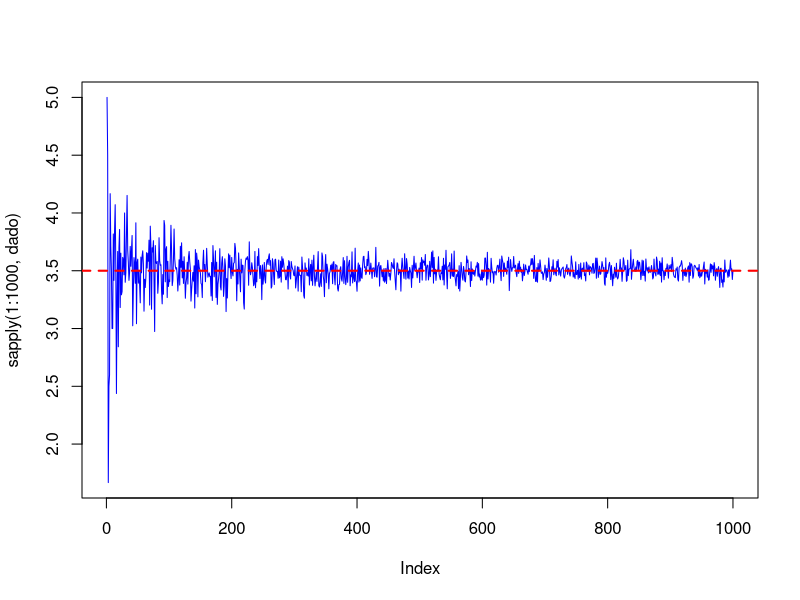
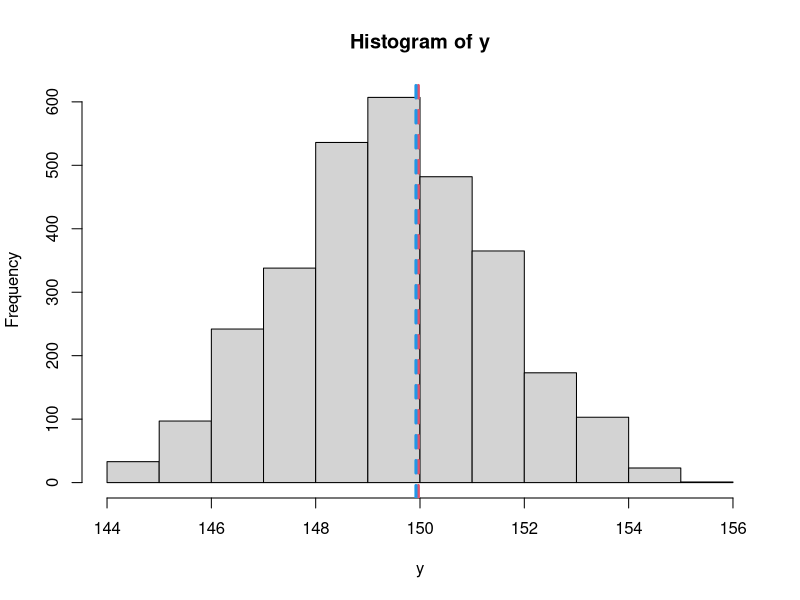

Generate these figures, in order, with R:
## ---- chunk 1
dados<-1:6
dado<-function(n){
  mean(sample(dados,n,T))
}
plot(sapply(1:1000,dado),type='l',col='blue')
abline(h=3.5, lwd=2, lty=2,col='red')
sapply(1:10,dado)
mean(dados)
## ---- chunk 2
x<-round(rnorm(1000,150,2),0)
n=3000
y<-sample(x,n,T)
hist(y)
abline(v=mean(x),lwd=3,lty=2,col=2)
abline(v=mean(y),lwd=3,lty=2,col=4)
